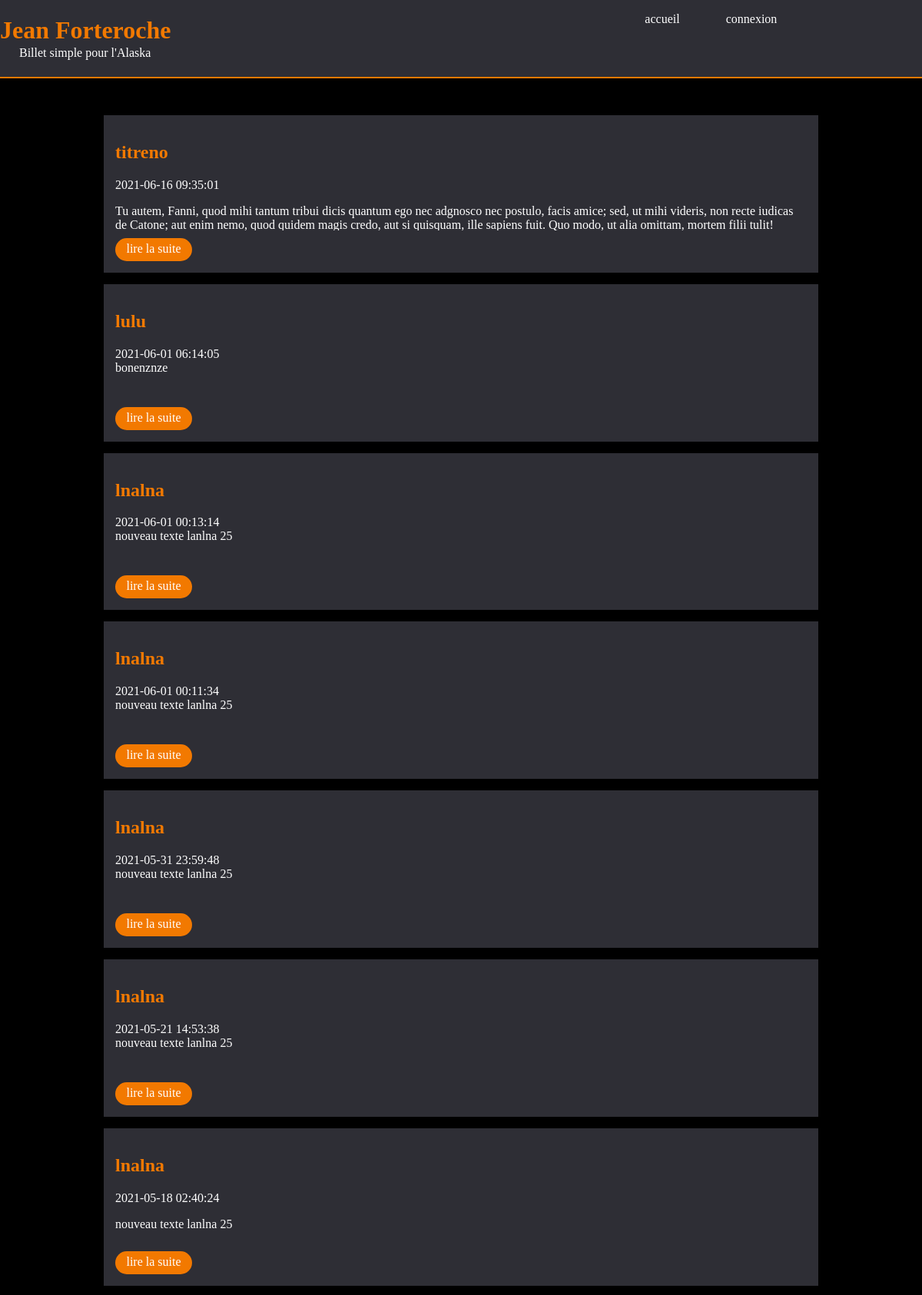
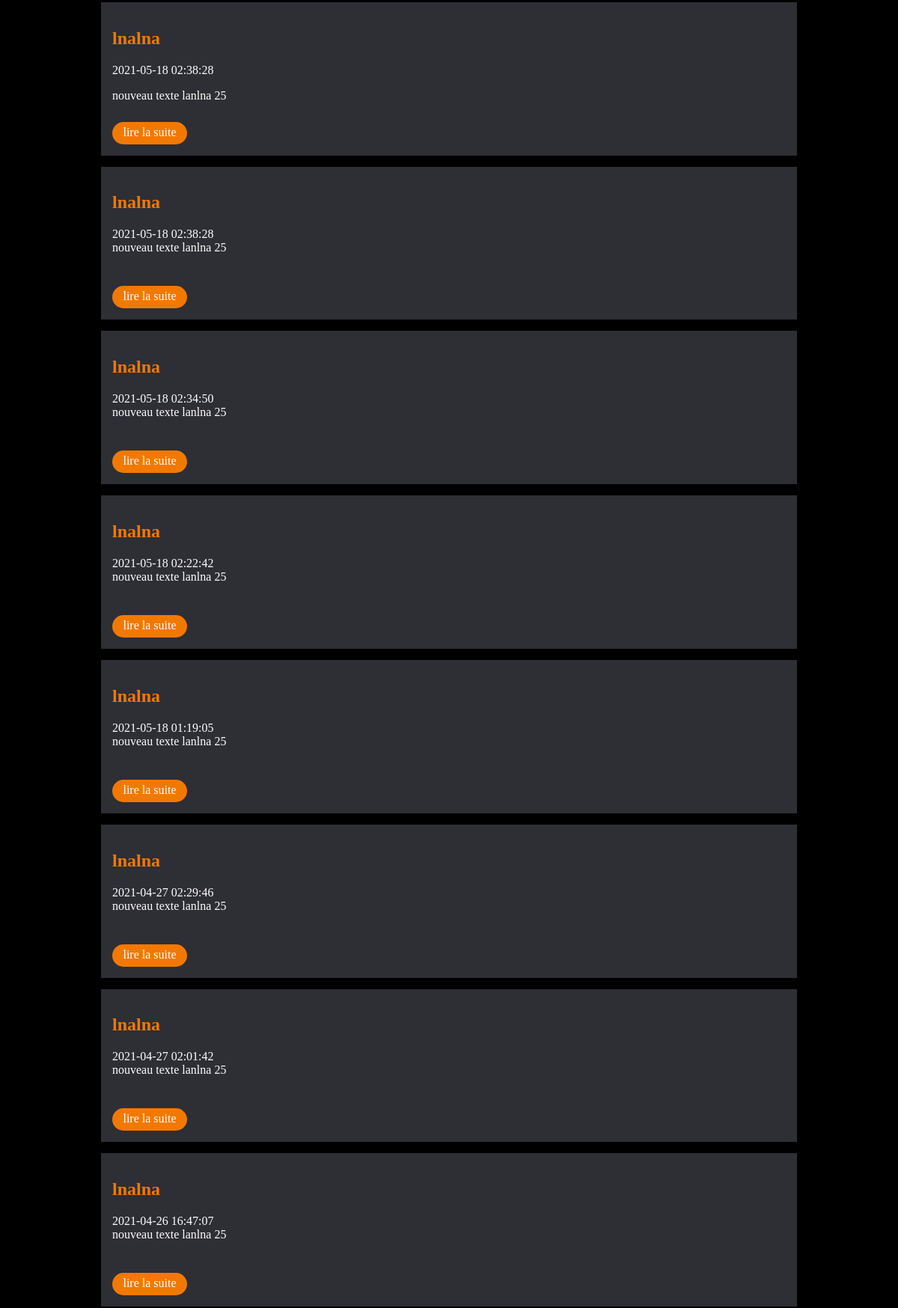
The page / (upper part) on the database its author committed (2 pictures, top to bottom).
### tables this page shows
CREATE TABLE `articles` (
  `ID` int(11) NOT NULL,
  `titre` varchar(100) NOT NULL,
  `contenu` text NOT NULL,
  `auteur_id` int(11) NOT NULL,
  `date` datetime NOT NULL DEFAULT CURRENT_TIMESTAMP
);

### controllers/ControllerAccueil.php (called while the page is built, shortened)
<?php
    class ControllerAccueil {
        public function __construct(){
            $this->articles();
        }
        private function articles(){
            $this->_articleManager = new ArticleManager();
            $articles = $this->_articleManager->getArticles();
            $this->_view = new View('Accueil');
            $this->_view->generate(array('articles' => $articles));
        }
    }
?>

### controllers/Router.php (called while the page is built, shortened)
<?php
    class Router {
        public function routReq(){
            try{
                if(isset($_GET['url'])){
                    $url = explode('/', filter_var($_GET['url'], FILTER_SANITIZE_URL));
                    $controller = ucfirst(strtolower($url[0]));
                    $controllerClass = "Controllers\\Controller".$controller;
                    if(class_exists($controllerClass)){
                        $this->_ctrl = new $controllerClass($url);
                    }else{
                        throw new \Exception('Page introuvable router');
                    }
                }else{
                    $this->_ctrl = new ControllerAccueil();
                }
            }
            catch(\Exception $e) {
                $errorMsg = $e->getMessage();
                require_once('views/viewError.php');
            }
        }
    }
?>

### index.php (called while the page is built, shortened)
<?php
    $router = new Router();
    $router->routReq();

### models/Model.php (called while the page is built, shortened)
<?php
    abstract class Model{
        private static $_bdd;
        private static function setBdd(){
            try {
                self::$_bdd = new PDO(self::DB_HOST, self::DB_USER, self::DB_PASS);
                self::$_bdd->setAttribute(PDO::ATTR_ERRMODE,PDO::ERRMODE_EXCEPTION);
            }
            catch (Exception $e) {
                die('Erreur : ' . $e->getMessage());
            }
        }
        protected function getBdd(){
            return self::$_bdd;
        }
        protected function getAll($table, $obj){
            $var = [];
            $req = $this->getBdd()->prepare('SELECT * FROM ' .$table. ' ORDER BY id desc');
            $req->execute();
            while($data = $req->fetch(PDO::FETCH_ASSOC)){
                $var[]= new $obj($data);
            }
            return $var;
         }
    }

### models/ArticleManager.php (called while the page is built, shortened)
<?php
class ArticleManager extends Model{
    public function getArticles (){
        return $this->getAll('articles', '\Models\Article');
    }
}
?>

### models/Hydrate.php (called while the page is built, shortened)
<?php
class Hydrate {
    public function hydrate (array $data){
        foreach ($data as $key => $value){
            $method = 'set'.ucfirst($key);
        }
    }
}
?>

### models/Article.php (called while the page is built, shortened)
<?php
    class Article extends Hydrate {
        private $_id;
        private $_titre;
        private $_contenu;
        private $_date;
        public function getId(){
            return $this->_id;
        }
        public function setId($id){
             $this->_id = $id;
        }
        public function getTitre(){
            return $this->_titre;
        }
        public function setTitre($titre){
            $this->_titre = $titre;
        }
        public function getContenu(){
            return $this->_contenu;
        }
        public function setContenu($contenu){
            $this->_contenu = $contenu;
        }
        public function getDate(){
            return $this->_date;
        }
        public function setDate($date){
            $this->_date = $date;
        }
    }
?>

### views/viewAccueil.php (the view, shortened to what this page needs)
<section id ="accueil">
    <?php foreach($articles as $article): ?>
    <div class="articleAcc">
        <h2 class="titreAcc"><?= $article->getTitre()?></h2>
        <time class="timeAcc"><?= $article->getDate() ?></time>
        <div class="pAcc"><?= $article->getContenu()?></div>
        <div class="articleLienA btn btnMod"><a href="/projet4/?url=Article/getOne/<?=$article->getId()?>" class="btnA">lire la suite</a></div>
    </div>
    <?php endforeach; ?>
</section>

### styles.css (style rules this page uses)
body { background-color: black; margin: 0px; color: white; }
h2 { color : #f27900; }
:is(section#accueil, section#utilisateur, section#moderation, section#publicate, section#page, section#reload, section#mentions, section#publicate ) { margin-top : 150px; width: 80%; margin-right: auto; margin-left: auto; }
.pAcc { overflow-y: hidden; height: 50px; }
a { color:white; text-decoration : none; }
.articleLienA { margin-top: 10px; display: inline-grid; }
:is(.articleAcc, .commMod, section#article, div.commArticle, div.reload , section#mentions, section#SecComForm) { margin : 15px; background-color: #2e2e35; padding : 15px; }
.btn { background-color : #f27900; width : 100px; height: 30px; border-radius : 90px; text-align: center; }
.btnA { padding-top: 5px; color : white; }
section { padding-bottom: 2.5em; }

### rows shown on the page
articles: titre "titreno", date "2021-06-16 09:35:01", contenu "Tu autem, Fanni, quod mihi tantum tribui dicis quantum ego nec adgnosco nec postulo, facis amice; sed, ut mihi videris, non recte iudicas de Catone; aut enim nemo, quod quidem magis credo, aut si quisquam, ille sapiens fuit. Quo modo, ut alia omittam, mortem filii tulit!…"
articles: titre "lulu", date "2021-06-01 06:14:05", contenu "bonenznze"
articles: titre "lnalna", date "2021-06-01 00:13:14", contenu "nouveau texte lanlna 25"
articles: titre "lnalna", date "2021-06-01 00:11:34", contenu "nouveau texte lanlna 25"
articles: titre "lnalna", date "2021-05-31 23:59:48", contenu "nouveau texte lanlna 25"
articles: titre "lnalna", date "2021-05-21 14:53:38", contenu "nouveau texte lanlna 25"
articles: titre "lnalna", date "2021-05-18 02:40:24", contenu "nouveau texte lanlna 25"
articles: titre "lnalna", date "2021-05-18 02:38:28", contenu "nouveau texte lanlna 25"
articles: titre "lnalna", date "2021-05-18 02:38:28", contenu "nouveau texte lanlna 25"
articles: titre "lnalna", date "2021-05-18 02:34:50", contenu "nouveau texte lanlna 25"
articles: titre "lnalna", date "2021-05-18 02:22:42", contenu "nouveau texte lanlna 25"
articles: titre "lnalna", date "2021-05-18 01:19:05", contenu "nouveau texte lanlna 25"
articles: titre "lnalna", date "2021-04-27 02:29:46", contenu "nouveau texte lanlna 25"
articles: titre "lnalna", date "2021-04-27 02:01:42", contenu "nouveau texte lanlna 25"
articles: titre "lnalna", date "2021-04-26 16:47:07", contenu "nouveau texte lanlna 25"
